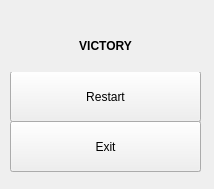
<?xml version="1.0" encoding="UTF-8"?>
<ui version="4.0">
 <class>Victory</class>
 <widget class="QWidget" name="Victory">
  <property name="enabled">
   <bool>true</bool>
  </property>
  <property name="geometry">
   <rect>
    <x>0</x>
    <y>0</y>
    <width>214</width>
    <height>189</height>
   </rect>
  </property>
  <property name="windowTitle">
   <string>Form</string>
  </property>
  <property name="toolTip">
   <string>Qt::CustomizeWindowHint | Qt::WindowTitleHint</string>
  </property>
  <property name="toolTipDuration">
   <number>0</number>
  </property>
  <property name="whatsThis">
   <string>Qt::CustomizeWindowHint | Qt::WindowTitleHint</string>
  </property>
  <widget class="QGroupBox" name="groupBox">
   <property name="geometry">
    <rect>
     <x>10</x>
     <y>21</y>
     <width>191</width>
     <height>151</height>
    </rect>
   </property>
   <property name="title">
    <string/>
   </property>
   <widget class="QPushButton" name="pushButton">
    <property name="geometry">
     <rect>
      <x>0</x>
      <y>50</y>
      <width>191</width>
      <height>51</height>
     </rect>
    </property>
    <property name="text">
     <string>Restart</string>
    </property>
   </widget>
   <widget class="QLabel" name="label">
    <property name="geometry">
     <rect>
      <x>0</x>
      <y>0</y>
      <width>191</width>
      <height>51</height>
     </rect>
    </property>
    <property name="autoFillBackground">
     <bool>true</bool>
    </property>
    <property name="frameShape">
     <enum>QFrame::NoFrame</enum>
    </property>
    <property name="frameShadow">
     <enum>QFrame::Raised</enum>
    </property>
    <property name="text">
     <string>&lt;html&gt;&lt;head/&gt;&lt;body&gt;&lt;p&gt;&lt;color = white&gt;&lt;span style=&quot; font-weight:700;&quot;&gt;VICTORY&lt;/span&gt;&lt;/color&gt;&lt;/p&gt;&lt;/body&gt;&lt;/html&gt;</string>
    </property>
    <property name="textFormat">
     <enum>Qt::RichText</enum>
    </property>
    <property name="scaledContents">
     <bool>true</bool>
    </property>
    <property name="alignment">
     <set>Qt::AlignCenter</set>
    </property>
    <property name="margin">
     <number>5</number>
    </property>
    <property name="indent">
     <number>0</number>
    </property>
   </widget>
   <widget class="QPushButton" name="pushButton_2">
    <property name="geometry">
     <rect>
      <x>0</x>
      <y>100</y>
      <width>191</width>
      <height>51</height>
     </rect>
    </property>
    <property name="text">
     <string>Exit</string>
    </property>
   </widget>
  </widget>
 </widget>
 <resources/>
 <connections/>
</ui>
